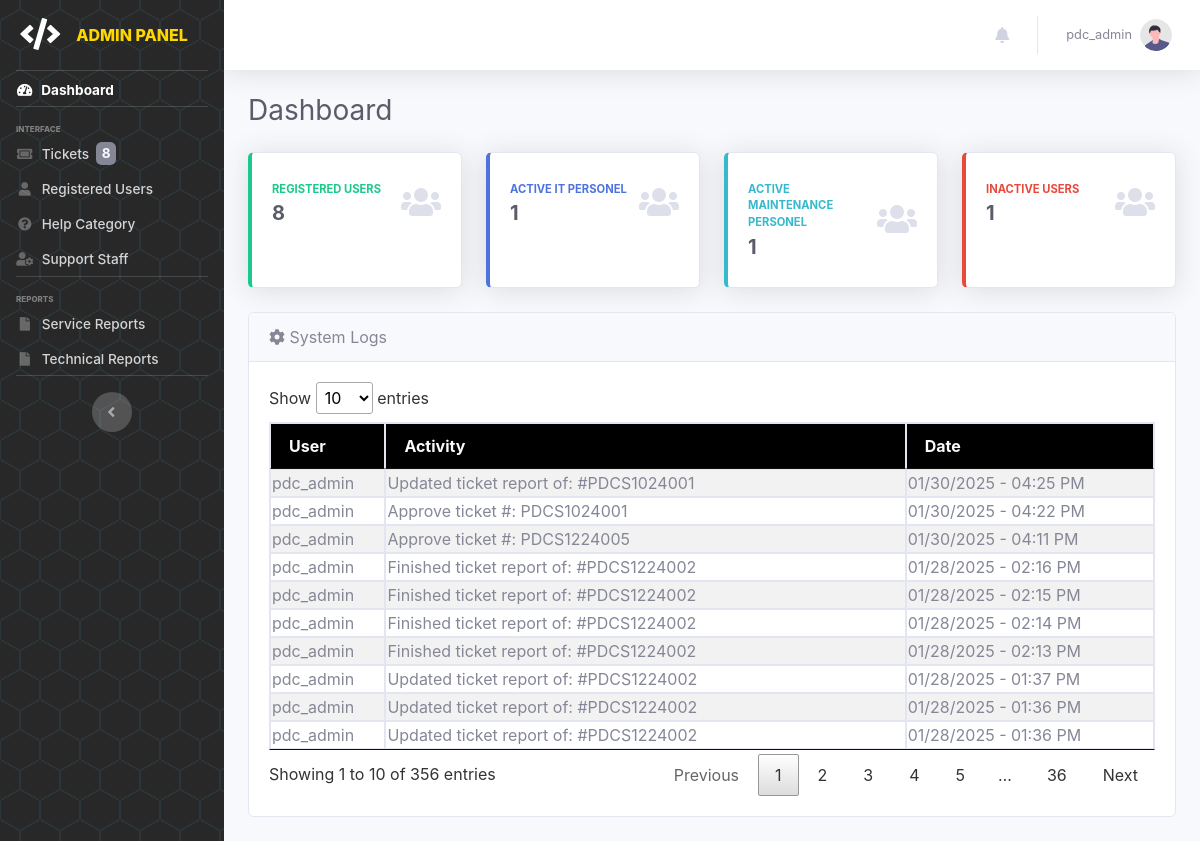
Before: /pages/admin/dashboard (signed in) with the older database file.
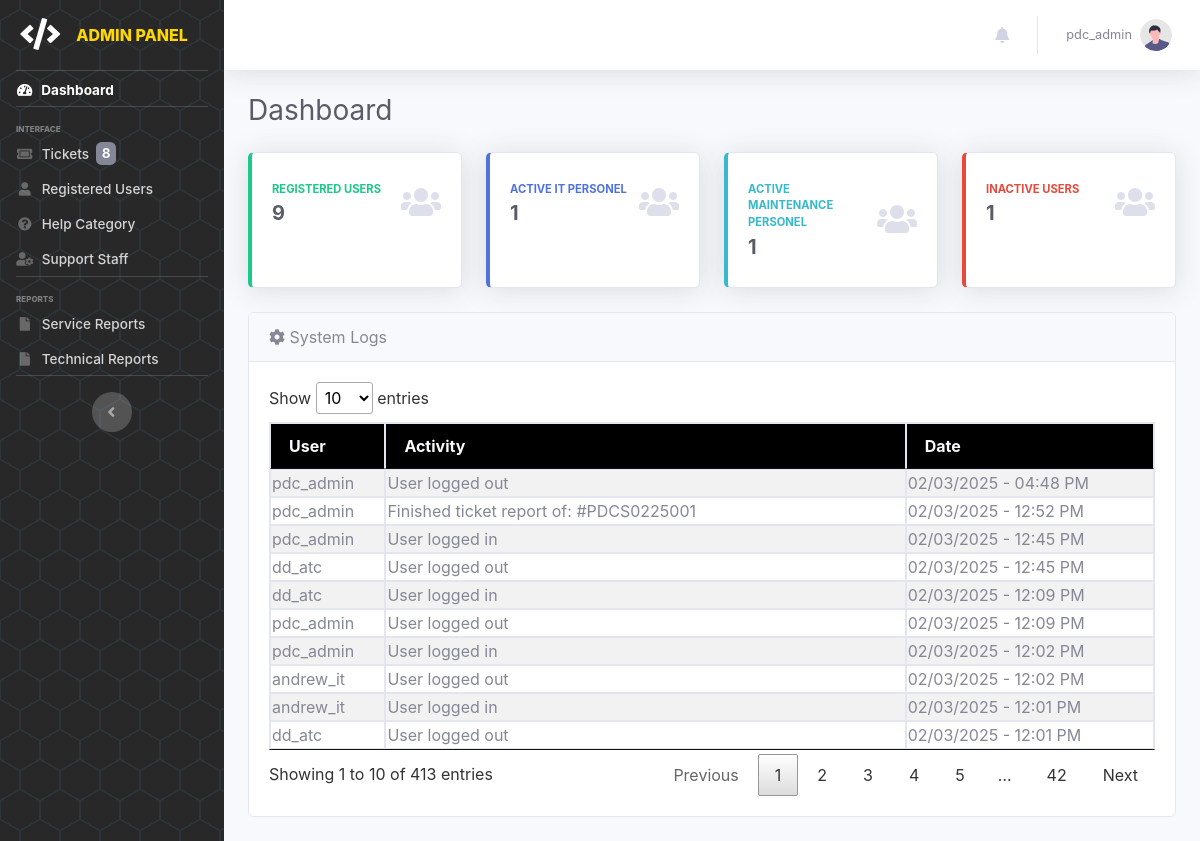
After: the same page with the newer database file.
### tables this page shows
CREATE TABLE `tbl_auditlog` (
  `id` int(100) NOT NULL,
  `user_id` varchar(100) NOT NULL,
  `activity` varchar(2000) NOT NULL,
  `type` varchar(100) NOT NULL,
  `date_posted` datetime(6) NOT NULL DEFAULT current_timestamp(6)
);

CREATE TABLE `tbl_useraccounts` (
  `id` int(11) NOT NULL,
  `name` varchar(100) NOT NULL,
  `username` varchar(100) NOT NULL,
  `password` varchar(255) NOT NULL,
  `role` enum('admin','it-admin','maintenance-admin','office','outlet','it','maintenance') NOT NULL,
  `status` enum('Active','Inactive') NOT NULL DEFAULT 'Active',
  `created` datetime(6) DEFAULT current_timestamp(6),
  `updated` datetime(6) DEFAULT current_timestamp(6) ON UPDATE current_timestamp(6)
);

### pages/admin/admin.dashboard.php (the view)
<?php
    include('admin.header.php');
?>
    <div class="container-fluid">
        <div class="d-sm-flex align-items-center justify-content-between mb-4">
            <h1 class="h3 mb-0 text-gray-800">Dashboard</h1>
        </div>
        <div class="row">
            <div class="col-xl-3 col-md-6 mb-4">
                <div class="card border-left-success shadow h-100 py-2">
                    <div class="card-body">
                        <div class="row no-gutters align-items-center">
                            <div class="col mr-2">
                                <div class="text-xs font-weight-bold text-success text-uppercase mb-1">
                                    Registered Users</div>
                                <div class="h5 mb-0 font-weight-bold text-gray-800">
                                    <?php
                                        $acc_qry = "SELECT COUNT(*) FROM tbl_useraccounts WHERE status='Active' AND id != '1'";
                                        $result = mysqli_query($conn, $acc_qry) or die(mysqli_error($conn));
                                        while ($row = mysqli_fetch_array($result)) {
                                            if($row[0] <= 0) {
                                                echo "0";
                                            }
                                            else {
                                                echo "$row[0]";
                                            }
                                        }
                                    ?>
                                </div>
                            </div>
                            <div class="col-auto">
                                <i class="fas fa-users fa-2x text-gray-300"></i>
                            </div>
                        </div>
                    </div>
                </div>
            </div>
            <div class="col-xl-3 col-md-6 mb-4">
                <div class="card border-left-primary shadow h-100 py-2">
                    <div class="card-body">
                        <div class="row no-gutters align-items-center">
                            <div class="col mr-2">
                                <div class="text-xs font-weight-bold text-primary text-uppercase mb-1">
                                    Active IT Personel</div>
                                <div class="h5 mb-0 font-weight-bold text-gray-800"><?php echo '1';?></div>
                            </div>
                            <div class="col-auto">
                                <i class="fas fa-users fa-2x text-gray-300"></i>
                            </div>
                        </div>
                    </div>
                </div>
            </div>
            <div class="col-xl-3 col-md-6 mb-4">
                <div class="card border-left-info shadow h-100 py-2">
                    <div class="card-body">
                        <div class="row no-gutters align-items-center">
                            <div class="col mr-2">
                                <div class="text-xs font-weight-bold text-info text-uppercase mb-1">Active Maintenance Personel
                                </div>
                                <div class="row no-gutters align-items-center">
                                    <div class="col-auto">
                                        <div class="h5 mb-0 mr-3 font-weight-bold text-gray-800"><?php echo '1';?></div>
                                    </div>
                                </div>
                            </div>
                            <div class="col-auto">
                                <i class="fas fa-users fa-2x text-gray-300"></i>
                            </div>
                        </div>
                    </div>
                </div>
            </div>
            <div class="col-xl-3 col-md-6 mb-4">
                <div class="card border-left-danger shadow h-100 py-2">
                    <div class="card-body">
                        <div class="row no-gutters align-items-center">
                            <div class="col mr-2">
                                <div class="text-xs font-weight-bold text-danger text-uppercase mb-1">
                                    Inactive Users</div>
                                <div class="h5 mb-0 font-weight-bold text-gray-800">
                                    <?php
                                        $inacc_qry = "SELECT COUNT(*) FROM tbl_useraccounts WHERE status='Inactive'";
                                        $result4 = mysqli_query($conn, $inacc_qry) or die(mysqli_error($conn));
                                        while ($row4 = mysqli_fetch_array($result4)) {
                                            if($row4[0] <= 0) {
                                                echo "0";
                                            }
                                            else {
                                                echo "$row4[0]";
                                            }
                                        }
                                    ?>
                                </div>
                            </div>
                            <div class="col-auto">
                                <i class="fas fa-users fa-2x text-gray-300"></i>
                            </div>
                        </div>
                    </div>
                </div>
            </div>
        </div>
        <div class="row">
            <div class="col-lg-12">
                <div class="card mb-4">
                    <div class="card-header">
                        <i class="fas fa-gear"></i>&nbsp;System Logs
                    </div>
                    <div class="card-body">
                        <div class="table-responsive">
                            <table class="table table-bordered table-striped table-sm w-100" id="syslogtbl">
                                <thead class="bg-dark text-light">
                                    <th>User</th>
                                    <th>Activity</th>
                                    <th>Date</th>
                                </thead>
                                <tbody>
                                <?php
                                    $adlog_qry = mysqli_query($conn, "SELECT a.*, u.username FROM tbl_auditlog a LEFT JOIN tbl_useraccounts u ON a.user_id = u.id ORDER BY a.date_posted DESC;");
                                    while($adlog_res=mysqli_fetch_array($adlog_qry)){
                                        $createDT = new DateTime($adlog_res["date_posted"]);
                                ?>
                                <tr>
                                    <td><?php echo $adlog_res['username']; ?></td>
                                    <td><?php echo $adlog_res['activity']; ?></td>
                                    <td><?php echo $formattedDate = $createDT->format('m/d/Y - h:i A'); ?></td>
                                </tr>
                                <?php } ?>
                                </tbody>
                            </table>
                        </div>
                    </div>
                </div>
            </div>
        </div>
    </div>
<?php include('admin.footer.php'); ?>

Changed rows visible on the page:
no longer on this page (row unchanged): tbl_auditlog: user.username "pdc_admin", activity "Updated ticket report of: #PDCS1024001", date_posted "01/30/2025 - 04:25 PM"
no longer on this page (row unchanged): tbl_auditlog: user.username "pdc_admin", activity "Approve ticket #: PDCS1024001", date_posted "01/30/2025 - 04:22 PM"
no longer on this page (row unchanged): tbl_auditlog: user.username "pdc_admin", activity "Approve ticket #: PDCS1224005", date_posted "01/30/2025 - 04:11 PM"
no longer on this page (row unchanged): tbl_auditlog: user.username "pdc_admin", activity "Finished ticket report of: #PDCS1224002", date_posted "01/28/2025 - 02:16 PM"
no longer on this page (row unchanged): tbl_auditlog: user.username "pdc_admin", activity "Finished ticket report of: #PDCS1224002", date_posted "01/28/2025 - 02:15 PM"
no longer on this page (row unchanged): tbl_auditlog: user.username "pdc_admin", activity "Finished ticket report of: #PDCS1224002", date_posted "01/28/2025 - 02:14 PM"
no longer on this page (row unchanged): tbl_auditlog: user.username "pdc_admin", activity "Finished ticket report of: #PDCS1224002", date_posted "01/28/2025 - 02:13 PM"
no longer on this page (row unchanged): tbl_auditlog: user.username "pdc_admin", activity "Updated ticket report of: #PDCS1224002", date_posted "01/28/2025 - 01:37 PM"
no longer on this page (row unchanged): tbl_auditlog: user.username "pdc_admin", activity "Updated ticket report of: #PDCS1224002", date_posted "01/28/2025 - 01:36 PM"
no longer on this page (row unchanged): tbl_auditlog: user.username "pdc_admin", activity "Updated ticket report of: #PDCS1224002", date_posted "01/28/2025 - 01:36 PM"
added tbl_auditlog: user.username "pdc_admin", activity "User logged out", date_posted "02/03/2025 - 04:48 PM"
added tbl_auditlog: user.username "pdc_admin", activity "Finished ticket report of: #PDCS0225001", date_posted "02/03/2025 - 12:52 PM"
added tbl_auditlog: user.username "pdc_admin", activity "User logged in", date_posted "02/03/2025 - 12:45 PM"
added tbl_auditlog: user.username "dd_atc", activity "User logged out", date_posted "02/03/2025 - 12:45 PM"
added tbl_auditlog: user.username "dd_atc", activity "User logged in", date_posted "02/03/2025 - 12:09 PM"
added tbl_auditlog: user.username "pdc_admin", activity "User logged out", date_posted "02/03/2025 - 12:09 PM"
added tbl_auditlog: user.username "pdc_admin", activity "User logged in", date_posted "02/03/2025 - 12:02 PM"
added tbl_auditlog: user.username "andrew_it", activity "User logged out", date_posted "02/03/2025 - 12:02 PM"
added tbl_auditlog: user.username "andrew_it", activity "User logged in", date_posted "02/03/2025 - 12:01 PM"
added tbl_auditlog: user.username "dd_atc", activity "User logged out", date_posted "02/03/2025 - 12:01 PM"
Other visible differences:
text written by a page script: "Show entries Showing 1 to 10 of 356 entries Previous 1 2 3 4 5 … 36 Next" → "Show entries Showing 1 to 10 of 413 entries Previous 1 2 3 4 5 … 42 Next"
new list line: "9"
list line gone: "8"
